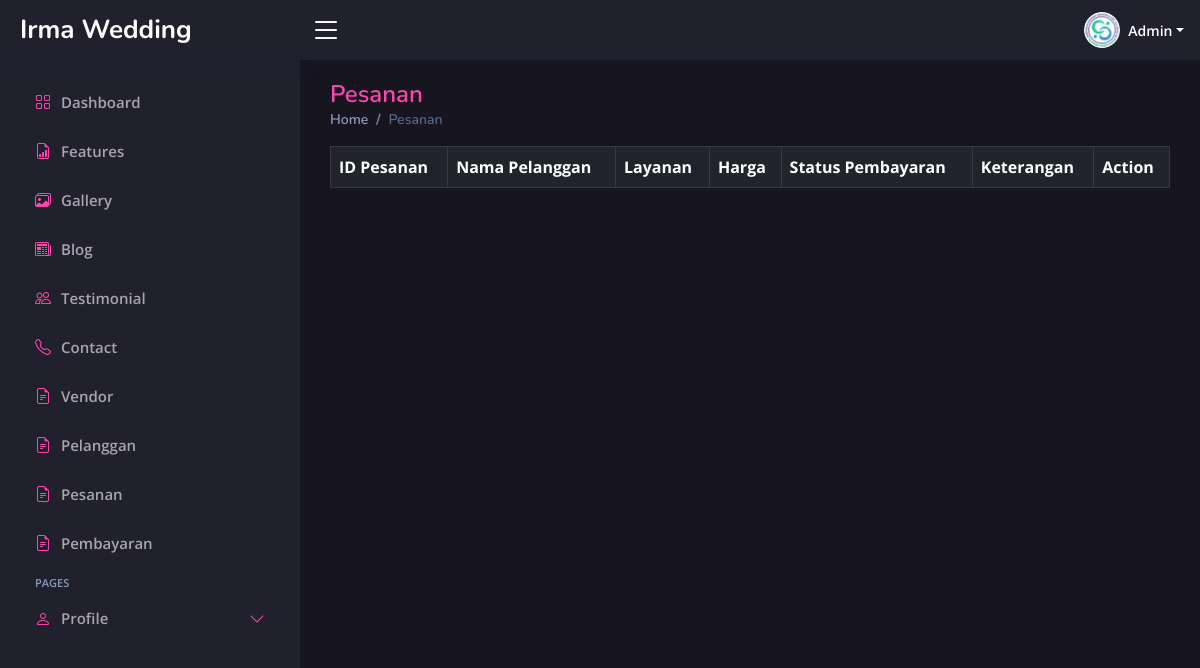
Before: /admin/index.php?page=pesanan (signed in) with the older database file.
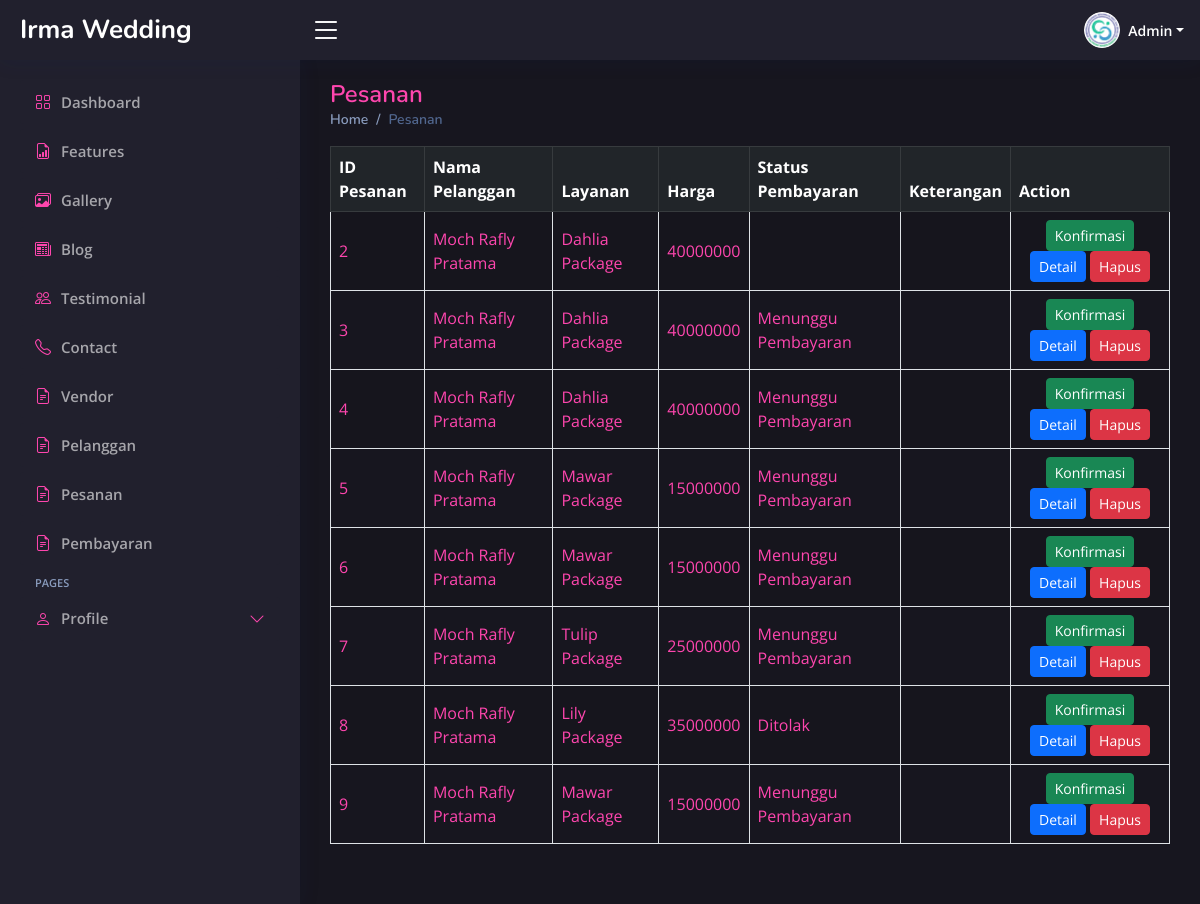
After: the same page with the newer database file.
### tables this page shows
CREATE TABLE `pesanan` (
  `id_pesanan` int(30) NOT NULL,
  `id_pelanggan` int(30) NOT NULL,
  `id_paket` int(30) NOT NULL,
  `nama_pelanggan` varchar(255) NOT NULL,
  `Layanan` varchar(255) NOT NULL,
  `Harga` varchar(255) NOT NULL,
  `lokasi` varchar(255) NOT NULL,
  `tgl_pernikahan` varchar(255) NOT NULL,
  `status_pembayaran` enum('Menunggu Pembayaran','Terkonfirmasi','Ditolak') NOT NULL,
  `Keterangan` varchar(255) NOT NULL
);

### admin/page/pesanan.php (the view, shortened to what this page needs)
<div class="pagetitle">
    <h1>Pesanan</h1>
    <nav>
        <ol class="breadcrumb">
            <li class="breadcrumb-item"><a href="index.php?page=dashboard">Home</a></li>
            <li class="breadcrumb-item active">Pesanan</li>
        </ol>
    </nav>
</div>
<section class="section dashboard">
    <div class="row">
        <?php
        $query = "SELECT * FROM pesanan";
        $result = mysqli_query($koneksi, $query);
        ?>
        <div class="table-responsive">
    <table class="table table-bordered table-striped table-hover align-middle">
        <thead class="table-dark">
            <tr>
                <th>ID Pesanan</th>
                <th>Nama Pelanggan</th>
                <th>Layanan</th>
                <th>Harga</th>
                <th>Status Pembayaran</th>
                <th>Keterangan</th>
                <th>Action</th>
            </tr>
        </thead>
        <tbody>
            <?php while ($row = mysqli_fetch_assoc($result)): ?>
            <tr class="custom-text-color">
                <td><?php echo $row['id_pesanan']; ?></td>
                <td><?php echo $row['nama_pelanggan']; ?></td>
                <td><?php echo $row['Layanan']; ?></td>
                <td><?php echo $row['Harga']; ?></td>
                <td><?php echo $row['status_pembayaran']; ?></td>
                <td><?php echo $row['Keterangan']; ?></td>
                <td class="text-center">
                  <a href="index.php?page=edit-pesanan&id=<?php echo $row['id_pesanan']; ?>" class="btn btn-success btn-sm">Konfirmasi</a>
                  <a href="#"
   class="btn btn-primary btn-sm"
   onclick="showDetail(<?php echo htmlspecialchars(json_encode($row)); ?>); return false;">
   Detail
</a>
                  <a href="../action.php?act=delete-pesanan&id=<?php echo $row['id_pesanan']; ?>" class="btn btn-danger btn-sm" onclick="return confirm('Are you sure you want to delete this pelanggan?');">Hapus</a>
                </td>
            </tr>
            <?php endwhile; ?>
        </tbody>
    </table>
</div>
</section>

### admin/index.php (shortened to what this page needs)
<?php
$role = isset($_SESSION['role']) ? $_SESSION['role'] : 'Guest';
$menus = [
    'Owner' => [
        ['icon' => 'bi bi-question-circle', 'text' => 'About', 'link' => 'index.php?page=about'],
        ['icon' => 'bi bi-people', 'text' => 'Testimonial', 'link' => 'index.php?page=testi'],
        ['icon' => 'bi bi-telephone', 'text' => 'Contact', 'link' => 'index.php?page=contact'],
        ['icon' => 'bi bi-file-earmark-text', 'text' => 'Vendor', 'link' => 'index.php?page=vendor'],
        ['icon' => 'bi bi-file-earmark-text', 'text' => 'Pelanggan', 'link' => 'index.php?page=pelanggan'],
    ],
    'Admin' => [
        ['icon' => 'bi bi-file-earmark-bar-graph', 'text' => 'Features', 'link' => 'index.php?page=features'],
        ['icon' => 'bi bi-images', 'text' => 'Gallery', 'link' => 'index.php?page=gallery'],
        ['icon' => 'bi bi-newspaper', 'text' => 'Blog', 'link' => 'index.php?page=blog'],
        ['icon' => 'bi bi-people', 'text' => 'Testimonial', 'link' => 'index.php?page=testi'],
        ['icon' => 'bi bi-telephone', 'text' => 'Contact', 'link' => 'index.php?page=contact'],
        ['icon' => 'bi bi-file-earmark-text', 'text' => 'Vendor', 'link' => 'index.php?page=vendor'],
        ['icon' => 'bi bi-file-earmark-text', 'text' => 'Pelanggan', 'link' => 'index.php?page=pelanggan'],
        ['icon' => 'bi bi-file-earmark-text', 'text' => 'Pesanan', 'link' => 'index.php?page=pesanan'],
        ['icon' => 'bi bi-file-earmark-text', 'text' => 'Pembayaran', 'link' => 'index.php?page=pembayaran'],
    ],
    'Vendor' => [
        ['icon' => 'bi bi-archive', 'text' => 'Packages', 'link' => 'index.php?page=packages'],
        ['icon' => 'bi bi-newspaper', 'text' => 'Blog', 'link' => 'index.php?page=blog'],
        ['icon' => 'bi bi-telephone', 'text' => 'Contact', 'link' => 'index.php?page=contact'],
    ],
];
?>
<!DOCTYPE html>
<html lang="en">
<head>
    <link rel="stylesheet" href="https://cdnjs.cloudflare.com/ajax/libs/font-awesome/6.2.0/css/all.min.css" />
    <link href="vendor/bootstrap/css/bootstrap.min.css" rel="stylesheet">
    <link rel="stylesheet" href="https://cdn.jsdelivr.net/npm/bootstrap-icons@1.10.3/font/bootstrap-icons.css">
    <link href="assets/css/style.css" rel="stylesheet">
</head>
<body>
<header id="header" class="header fixed-top d-flex align-items-center">
<div class="d-flex align-items-center justify-content-between">
  <a href="#" class="logo d-flex align-items-center">
    <span class="d-none d-lg-block">Irma Wedding</span>
  </a>
  <i class="bi bi-list toggle-sidebar-btn"></i>
</div>
    <nav class="header-nav ms-auto">
        <ul class="d-flex align-items-center">
            <li class="nav-item dropdown pe-3">
                <a class="nav-link nav-profile d-flex align-items-center pe-0" href="#" data-bs-toggle="dropdown">
                    <img src="../assets/img/logo/polsub.png" alt="Profile" class="rounded-circle">
                    <span class="d-none d-md-block dropdown-toggle ps-2"><?php echo htmlspecialchars($role); ?></span>
                 </a>
            </li>
        </ul>
    </nav>
</header>
<aside id="sidebar" class="sidebar">
    <ul class="sidebar-nav" id="sidebar-nav">
        <li class="nav-item">
            <a class="nav-link" href="index.php?page=dashboard">
                <i class="bi bi-grid"></i>
                <span>Dashboard</span>
            </a>
        </li>
        <?php
            if (isset($menus[$_SESSION['role']])) {
              foreach ($menus[$_SESSION['role']] as $menu) {
                  echo '<li class="nav-item">';
                  echo '<a class="nav-link" href="' . htmlspecialchars($menu['link']) . '">';
                  echo '<i class="' . htmlspecialchars($menu['icon']) . '"></i>';
                  echo '<span>' . htmlspecialchars($menu['text']) . '</span>';
                  echo '</a>';
                  echo '</li>';
              }
          } else {
              echo '<script>alert("Unauthorized Role!");window.location="../login.php";</script>';
              exit();
          }
        ?>
        <li class="nav-heading">Pages</li>
        <li class="nav-item">
            <a class="nav-link collapsed" data-bs-target="#profile-nav" data-bs-toggle="collapse" href="#">
                <i class="bi bi-person"></i><span>Profile</span><i class="bi bi-chevron-down ms-auto"></i>
            </a>
        </li>
    </ul>
</aside>
    <main id="main" class="main">
        <?php include "page/config.php"; ?>
    </main>
</body>
</html>

### admin/page/config.php (shortened to what this page needs)
<?php
$page = (isset($_GET['page'])) ? $_GET['page'] : '';
switch ($page) {
  case 'pesanan':
    include "pesanan.php";
    break;
}

### admin/assets/css/style.css (style rules this page uses)
:root { scroll-behavior: smooth; --main-color: rgba(254, 70, 174, 1); --main-color-hover: rgba(250, 89, 180, 1); --second-color: rgba(33, 32, 45, 1); --main-font-color: rgba(255, 255, 255, 1); --second-font-color: rgba(255, 255, 255, 0.6); }
section { visibility: hidden; opacity: 0; transition: visibility 0s, opacity 0.5s ease-in-out; }
body { font-family: "Open Sans", sans-serif; background: rgba(23, 22, 31, 1); color: var(--main-font-color); color: rgb(206, 205, 219); }
a { color: var(--main-color); text-decoration: none; }
h1, h2, h3, h4, h5, h6 { font-family: "Nunito", sans-serif; }
#main { margin-top: 60px; padding: 20px 30px; transition: all 0.3s; }
.pagetitle { margin-bottom: 10px; }
.pagetitle h1 { font-size: 24px; margin-bottom: 0; font-weight: 600; color: var(--main-color); }
.breadcrumb { font-size: 14px; font-family: "Nunito", sans-serif; color: #899bbd; font-weight: 600; }
.breadcrumb a { color: #899bbd; transition: 0.3s; }
.breadcrumb .breadcrumb-item::before { color: #899bbd; }
.breadcrumb .active { color: #51678f; font-weight: 600; }
.logo { line-height: 1; }
@media (min-width: 1200px) { .logo { width: 280px; } }
.logo span { font-size: 26px; font-weight: 700; color: var(--main-font-color); font-family: "Nunito", sans-serif; }
.header { transition: all 0.5s; z-index: 997; height: 60px; box-shadow: 0px 2px 20px rgba(1, 41, 112, 0.1); background-color: var(--second-color); padding-left: 20px; visibility: hidden; opacity: 0; transition: visibility 0s, opacity 0.5s ease-in-out; }
.header .toggle-sidebar-btn { font-size: 32px; padding-left: 10px; cursor: pointer; color: var(--main-font-color); }
.header-nav ul { list-style: none; }
.header-nav > ul { margin: 0; padding: 0; }
.header-nav .nav-profile { color: var(--main-font-color); }
.header-nav .nav-profile img { max-height: 36px; }
.header-nav .nav-profile span { font-size: 14px; font-weight: 600; }
.sidebar { position: fixed; top: 60px; left: 0; bottom: 0; width: 300px; z-index: 996; transition: all 0.3s; padding: 20px; overflow-y: auto; scrollbar-width: thin; scrollbar-color: #aab7cf transparent; box-shadow: 0px 0px 20px rgba(1, 41, 112, 0.1); background-color: var(--second-color); }
@media (min-width: 1200px) { #main, #footer { margin-left: 300px; } }
.sidebar-nav { padding: 0; margin: 0; list-style: none; }
.sidebar-nav li { padding: 0; margin: 0; list-style: none; }
.sidebar-nav .nav-item { margin-bottom: 5px; }
.sidebar-nav .nav-heading { font-size: 11px; text-transform: uppercase; color: #899bbd; font-weight: 600; margin: 10px 0 5px 15px; }
.sidebar-nav .nav-link { display: flex; align-items: center; font-size: 15px; font-weight: 600; color: var(--second-font-color); transition: 0.3; background: var(--second-color); padding: 10px 15px; border-radius: 4px; }
.sidebar-nav .nav-link i { font-size: 16px; margin-right: 10px; color: var(--main-color); }
.sidebar-nav .nav-link.collapsed { color: var(--second-font-color); background: var(--second-color); }
.sidebar-nav .nav-link.collapsed i { color: var(--main-color); }
.sidebar-nav .nav-link .bi-chevron-down { margin-right: 0; transition: transform 0.2s ease-in-out; }

### admin/page/pesanan.php (style rules this page uses)
.custom-text-color td { color: rgba(254, 70, 174, 1) !important; }

Changed rows visible on the page:
added pesanan: id_pesanan "2", nama_pelanggan "Moch Rafly Pratama", Layanan "Dahlia Package", Harga "40000000"
added pesanan: id_pesanan "3", nama_pelanggan "Moch Rafly Pratama", Layanan "Dahlia Package", Harga "40000000", status_pembayaran "Menunggu Pembayaran"
added pesanan: id_pesanan "4", nama_pelanggan "Moch Rafly Pratama", Layanan "Dahlia Package", Harga "40000000", status_pembayaran "Menunggu Pembayaran"
added pesanan: id_pesanan "5", nama_pelanggan "Moch Rafly Pratama", Layanan "Mawar Package", Harga "15000000", status_pembayaran "Menunggu Pembayaran"
added pesanan: id_pesanan "6", nama_pelanggan "Moch Rafly Pratama", Layanan "Mawar Package", Harga "15000000", status_pembayaran "Menunggu Pembayaran"
added pesanan: id_pesanan "7", nama_pelanggan "Moch Rafly Pratama", Layanan "Tulip Package", Harga "25000000", status_pembayaran "Menunggu Pembayaran"
added pesanan: id_pesanan "8", nama_pelanggan "Moch Rafly Pratama", Layanan "Lily Package", Harga "35000000", status_pembayaran "Ditolak"
added pesanan: id_pesanan "9", nama_pelanggan "Moch Rafly Pratama", Layanan "Mawar Package", Harga "15000000", status_pembayaran "Menunggu Pembayaran"
